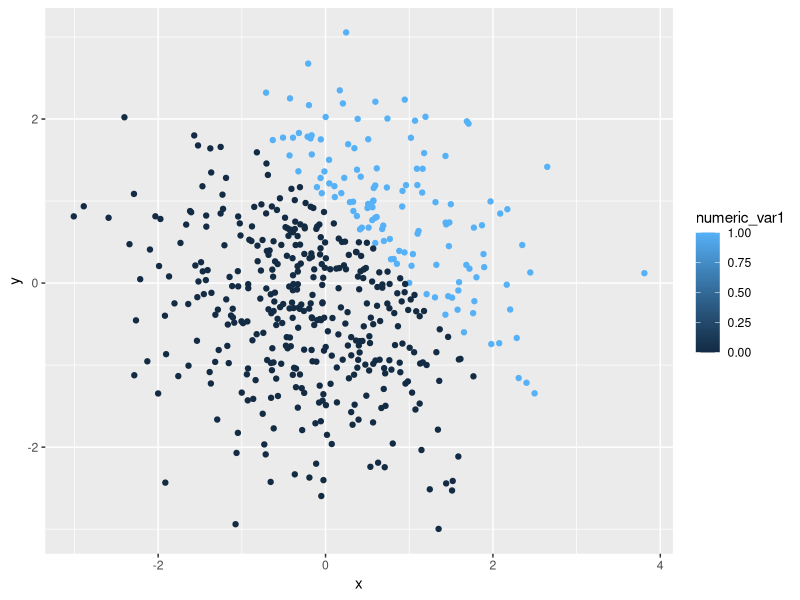
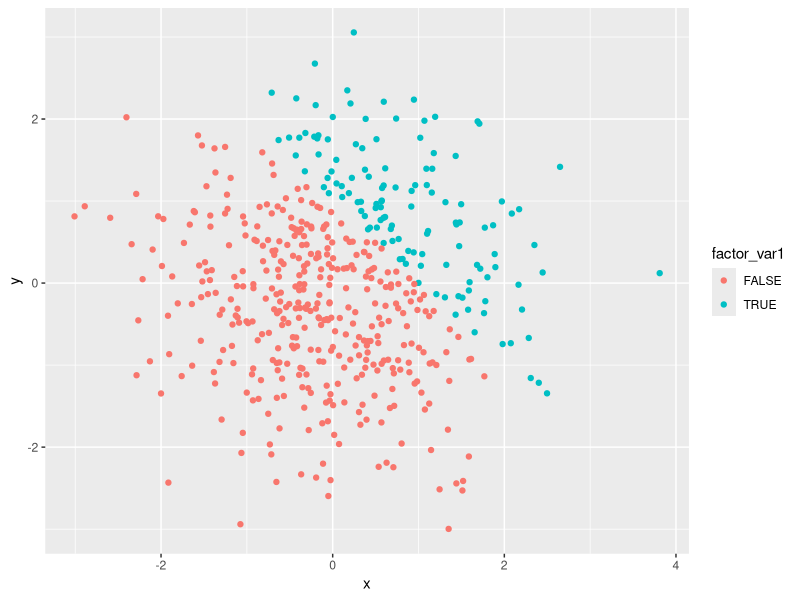
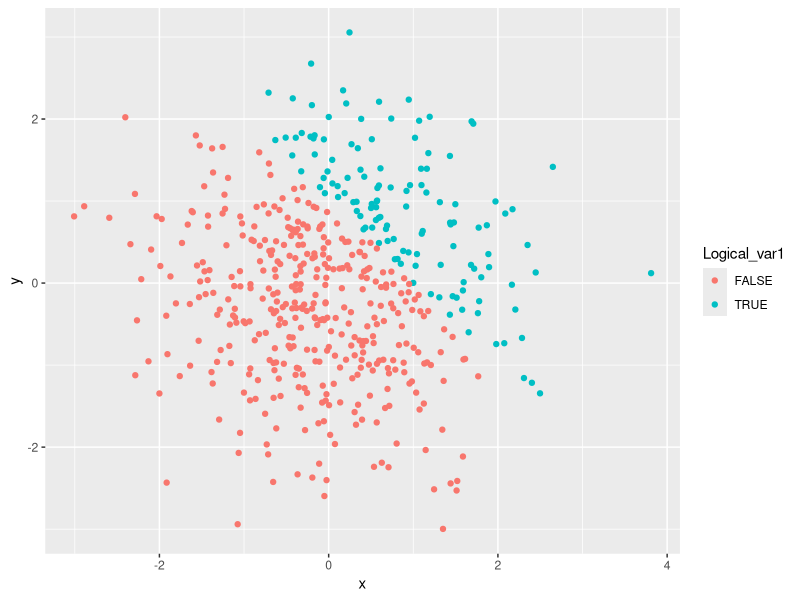

Generate these figures, in order, with R:
## ---- chunk 1
knitr::opts_chunk$set(echo = TRUE)

library(tidyverse)

## Create a dataframe 
hw1_df = tibble(
 ## A random sample of size 8 from a standard Normal distribution
 norm_samp = rnorm (8, mean = 0, sd = 1),
 ## Logic vector: if elements of the random sample are positive
 norm_samp_pos = norm_samp > 0,
 ## Character vector of length 8
 vec_char = c("a", "b", "c", "abc", "ad", "ac", "bc", " "),
 ## Factor vector of length 8 with 3 differesnt levels
 vec_factor = factor(c("low", "high", "medium", "high", "low", "medium", "high",  
                       "low")),
)

## Take the mean of each variable
## Examing the mean of varible norm_samp: 
mean(hw1_df$norm_samp)
## Examing the mean of varible norm_samp_pos: 
mean(hw1_df$norm_samp_pos)
## Examing the mean of varible var_char: 
mean(hw1_df$vec_char)
## Examing the mean of varible var_factor: 
mean(hw1_df$vec_factor)

## ---- chunk 2
## Create a data frame that converts different types of variable
hw1_dt = tibble(
  norm_samp = rnorm (8, mean = 0, sd = 1),
  
  ## Convert logical vector to numeric
  logic_num = as.numeric(pull(hw1_df, norm_samp_pos)),
  ## multiply converted variable by the random sample
  logic_num_normsamp = logic_num * norm_samp,
  
  ## Covert logical vector to factor
  logic_factor = as.factor(pull(hw1_df, norm_samp_pos)),
  ## multiply converted variable by the random sample
  logic_factor_normsamp = logic_factor * norm_samp,
  
  ## convert logical vector to factor & then convert result to numeric
  logic_factor_num = as.numeric(as.factor(pull(hw1_df, norm_samp_pos))),
  ## multiply converted variable by the random sample
  logic_factor_num_normsamp = logic_factor_num * norm_samp
)
 
## ---- chunk 3
knitr::opts_chunk$set(echo = TRUE)

## set seed to ensure reproducibility
set.seed(1)

## Create a dataframe 
HW1_2_df = tibble(
## A random sample of size 500
 x = rnorm (500),
 y = rnorm (500),

 # Logic vector: if x + y > 1
 Logical_var1 = x + y > 1,
 # coercing the above logical vector to numeric
 numeric_var1 = as.numeric(Logical_var1),
 # coercing the above logical vector to factor
 factor_var1 = as.factor(Logical_var1),
)

## ---- chunk 4

## Scatter plot clolored for logical variable
first_plot = ggplot(HW1_2_df, aes(x = x, y = y, color=Logical_var1)) + geom_point() 
## Export the first scatterplot to project directory using ggsave
ggsave("first_plot.pdf", first_plot, width = 8, height = 5)

## Scatter plot clolored for numerical variable
ggplot(HW1_2_df, aes(x = x, y = y, color=numeric_var1)) + geom_point()

## Scatter plot clolored for factor variable
ggplot(HW1_2_df, aes(x = x, y = y, color=factor_var1)) + geom_point()

